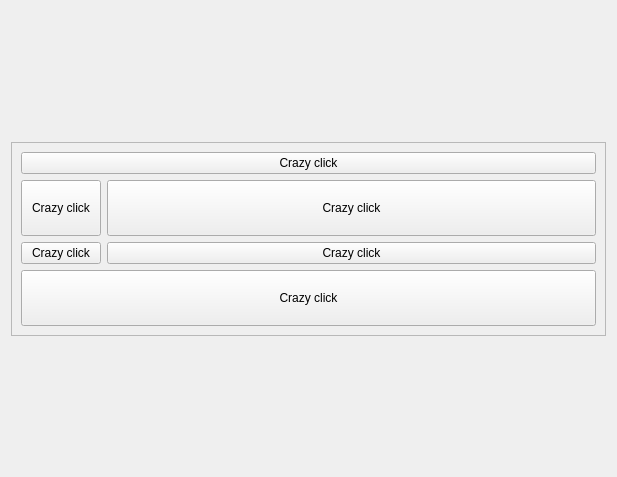
<?xml version="1.0" encoding="UTF-8"?>
<ui version="4.0">
 <class>Widget</class>
 <widget class="QWidget" name="Widget">
  <property name="geometry">
   <rect>
    <x>0</x>
    <y>0</y>
    <width>617</width>
    <height>477</height>
   </rect>
  </property>
  <property name="windowTitle">
   <string>Widget</string>
  </property>
  <property name="styleSheet">
   <string notr="true"/>
  </property>
  <layout class="QGridLayout" name="gridLayout">
   <item row="3" column="0">
    <spacer name="verticalSpacer_2">
     <property name="orientation">
      <enum>Qt::Orientation::Vertical</enum>
     </property>
     <property name="sizeHint" stdset="0">
      <size>
       <width>20</width>
       <height>40</height>
      </size>
     </property>
    </spacer>
   </item>
   <item row="0" column="0">
    <spacer name="verticalSpacer">
     <property name="orientation">
      <enum>Qt::Orientation::Vertical</enum>
     </property>
     <property name="sizeHint" stdset="0">
      <size>
       <width>20</width>
       <height>40</height>
      </size>
     </property>
    </spacer>
   </item>
   <item row="2" column="0">
    <widget class="QFrame" name="frame">
     <property name="frameShape">
      <enum>QFrame::Shape::StyledPanel</enum>
     </property>
     <property name="frameShadow">
      <enum>QFrame::Shadow::Raised</enum>
     </property>
     <layout class="QFormLayout" name="formLayout_2">
      <item row="0" column="0" colspan="2">
       <widget class="PushButton" name="pushButton_7">
        <property name="sizePolicy">
         <sizepolicy hsizetype="Preferred" vsizetype="Fixed">
          <horstretch>0</horstretch>
          <verstretch>0</verstretch>
         </sizepolicy>
        </property>
        <property name="text">
         <string>Crazy click</string>
        </property>
       </widget>
      </item>
      <item row="1" column="0">
       <widget class="PushButton" name="pushButton_10">
        <property name="sizePolicy">
         <sizepolicy hsizetype="Preferred" vsizetype="Fixed">
          <horstretch>0</horstretch>
          <verstretch>0</verstretch>
         </sizepolicy>
        </property>
        <property name="minimumSize">
         <size>
          <width>0</width>
          <height>56</height>
         </size>
        </property>
        <property name="text">
         <string>Crazy click</string>
        </property>
       </widget>
      </item>
      <item row="1" column="1">
       <widget class="PushButton" name="pushButton_11">
        <property name="sizePolicy">
         <sizepolicy hsizetype="Preferred" vsizetype="Fixed">
          <horstretch>0</horstretch>
          <verstretch>0</verstretch>
         </sizepolicy>
        </property>
        <property name="minimumSize">
         <size>
          <width>0</width>
          <height>56</height>
         </size>
        </property>
        <property name="text">
         <string>Crazy click</string>
        </property>
       </widget>
      </item>
      <item row="2" column="0">
       <widget class="PushButton" name="pushButton_12">
        <property name="sizePolicy">
         <sizepolicy hsizetype="Preferred" vsizetype="Fixed">
          <horstretch>0</horstretch>
          <verstretch>0</verstretch>
         </sizepolicy>
        </property>
        <property name="text">
         <string>Crazy click</string>
        </property>
       </widget>
      </item>
      <item row="2" column="1">
       <widget class="PushButton" name="pushButton_13">
        <property name="sizePolicy">
         <sizepolicy hsizetype="Preferred" vsizetype="Fixed">
          <horstretch>0</horstretch>
          <verstretch>0</verstretch>
         </sizepolicy>
        </property>
        <property name="text">
         <string>Crazy click</string>
        </property>
       </widget>
      </item>
      <item row="3" column="0" colspan="2">
       <widget class="PushButton" name="pushButton_9">
        <property name="sizePolicy">
         <sizepolicy hsizetype="Preferred" vsizetype="Fixed">
          <horstretch>0</horstretch>
          <verstretch>0</verstretch>
         </sizepolicy>
        </property>
        <property name="minimumSize">
         <size>
          <width>200</width>
          <height>56</height>
         </size>
        </property>
        <property name="text">
         <string>Crazy click</string>
        </property>
       </widget>
      </item>
     </layout>
    </widget>
   </item>
  </layout>
 </widget>
 <customwidgets>
  <customwidget>
   <class>PushButton</class>
   <extends>QPushButton</extends>
   <header>PushButton/pushbutton.h</header>
  </customwidget>
 </customwidgets>
 <resources/>
 <connections/>
</ui>
